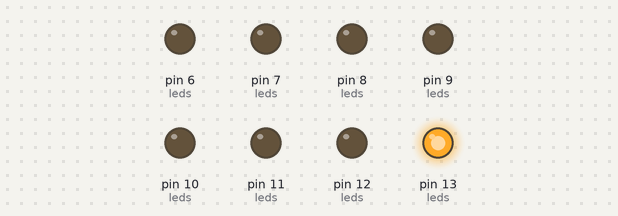
A sketch run on a simulated Arduino Uno, built with avr-gcc and run on an emulated ATmega328P. Parts: output pins drawn as LEDs (lit = HIGH).

Above: at 0.1 s.
At 0.7 s:
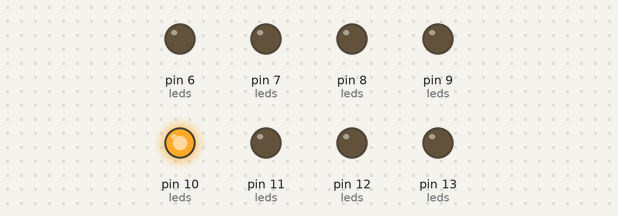
At 1.1 s:
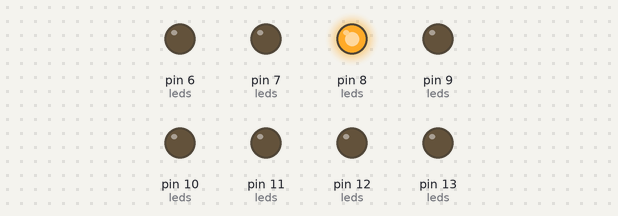
At 1.5 s:
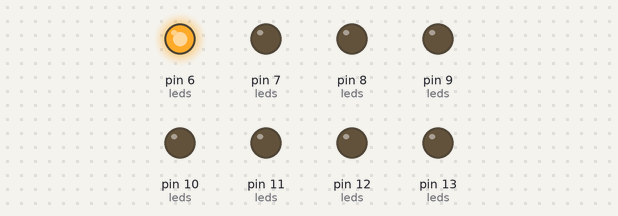
At 2.5 s:
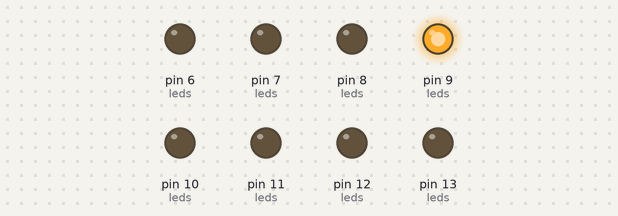
At 3.5 s:
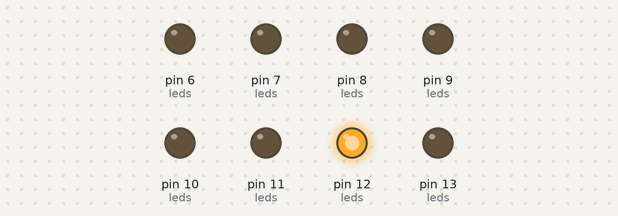
Timing chart, 0 to 3.8 s (numbered marks = the images above):
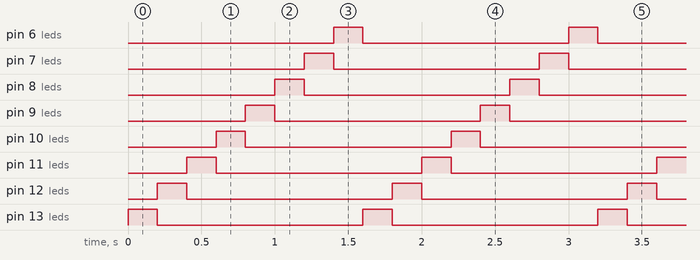

The sketch:

Blink2.ino
```cpp
// Khai báo chân LED
#define LED1 13
#define LED2 12
#define LED3 11
#define LED4 10
#define LED5 9
#define LED6 8
#define LED7 7
#define LED8 6
int leds[] = {LED1, LED2, LED3, LED4, LED5, LED6, LED7, LED8};

void setup() {
  // Thiết lập tất cả chân là OUTPUT
  for (int i = 0; i < 8; i++) {
    pinMode(leds[i], OUTPUT);
  }
}

void loop() {
  // Chạy lần lượt từ LED1 đến LED8
  for (int i = 0; i < 8; i++) {
    digitalWrite(leds[i], HIGH);  // bật LED
    delay(200);                   // chờ 0.2 giây
    digitalWrite(leds[i], LOW);   // tắt LED
  }
}
```

Measured:
- by itself, pin 6 (leds), pin 7 (leds), pin 8 (leds), pin 9 (leds), pin 10 (leds), pin 11 (leds), pin 12 (leds), pin 13 (leds): alternates HIGH for 0.20 s and LOW for 1.4 s
- by itself, everything shown: repeats every 1.6 s, in 8 steps
